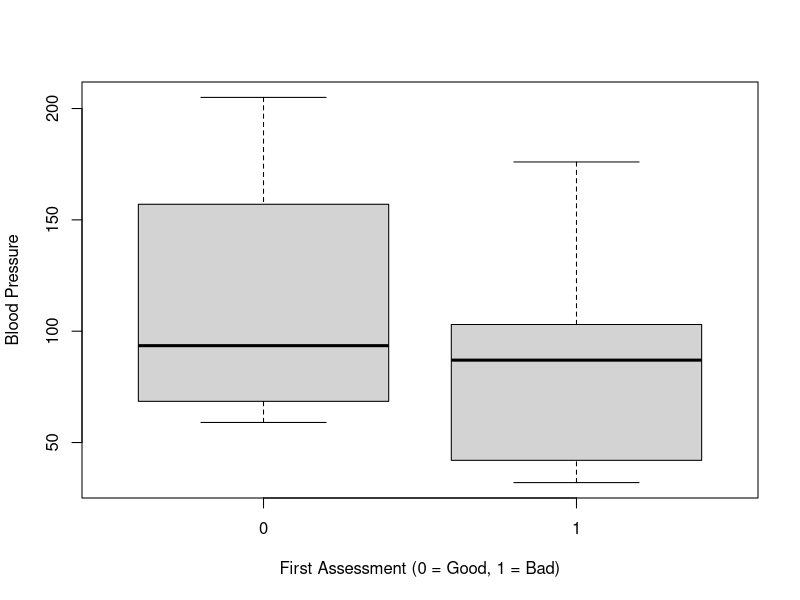
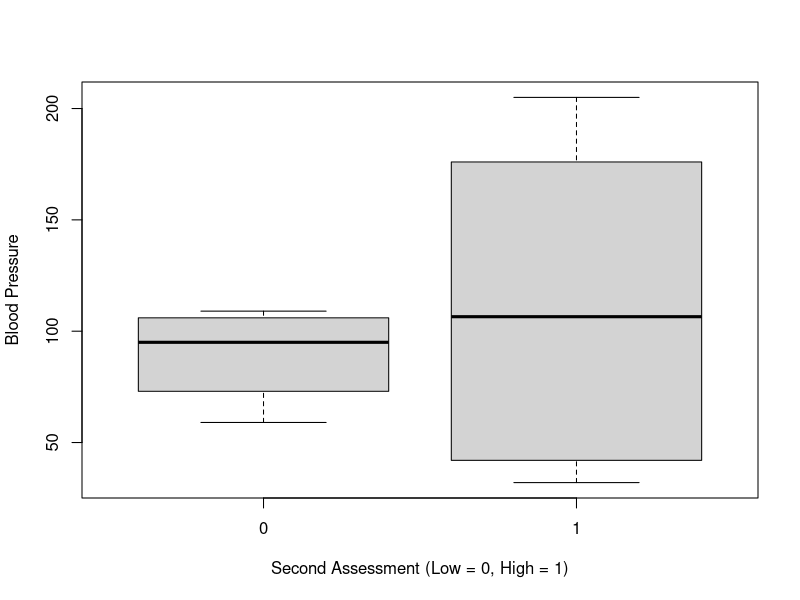
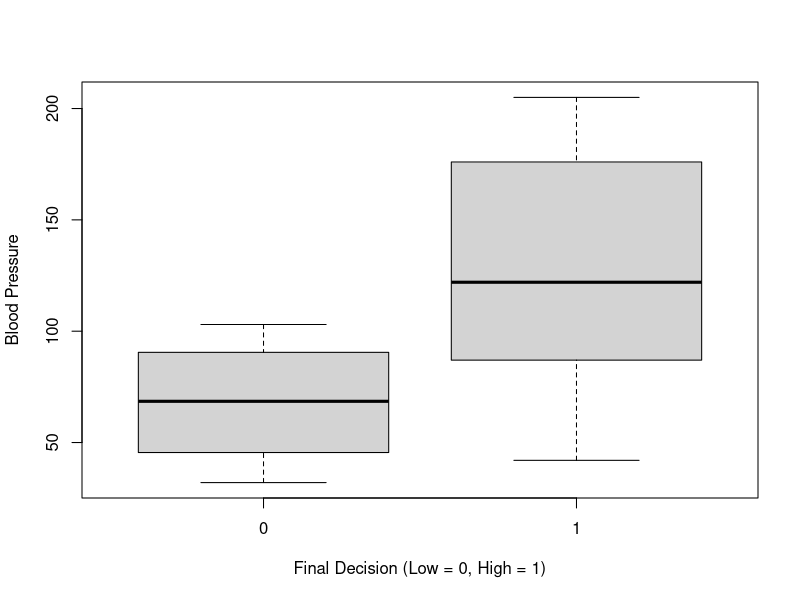
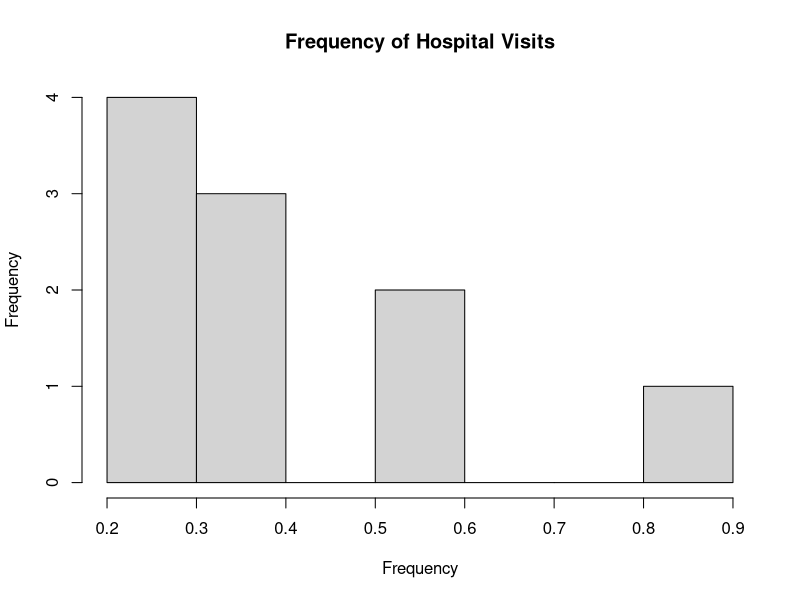
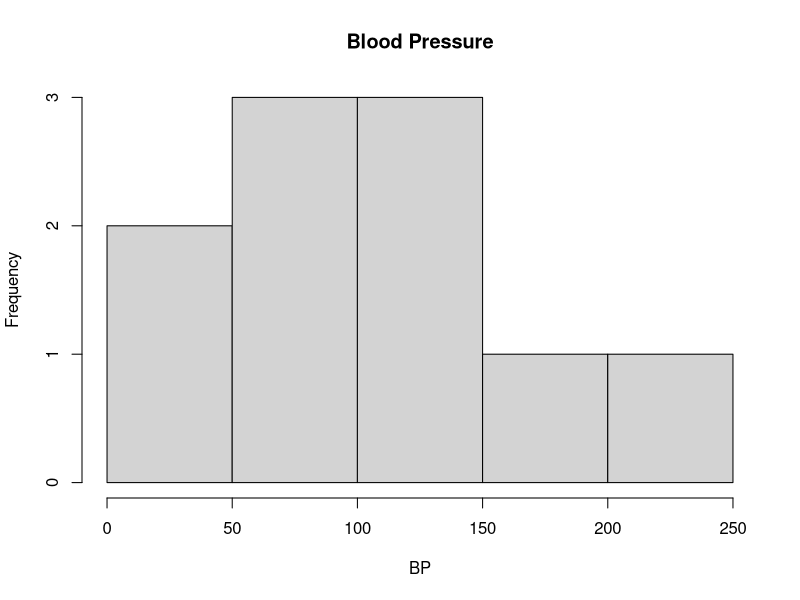
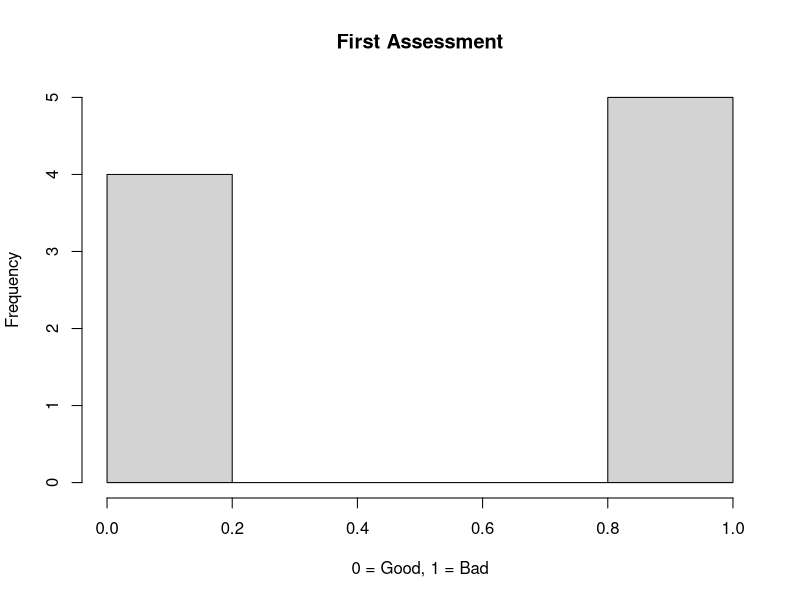
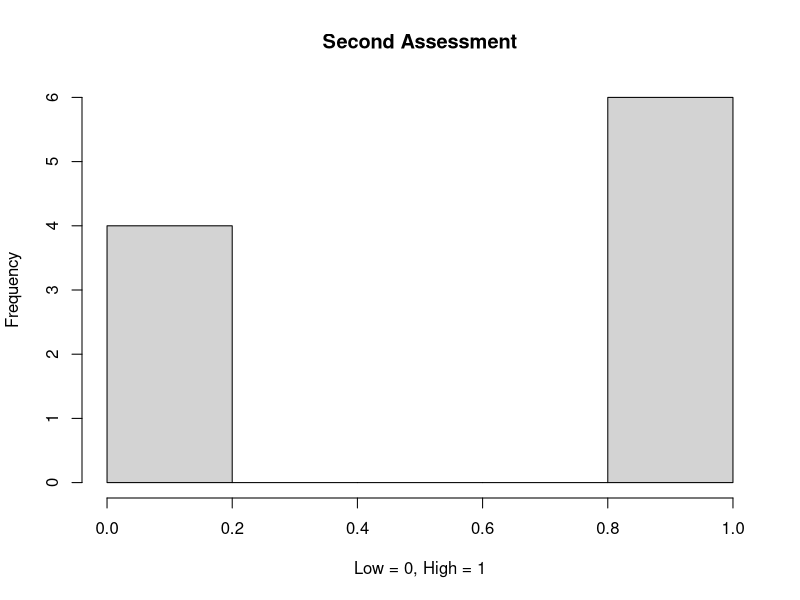
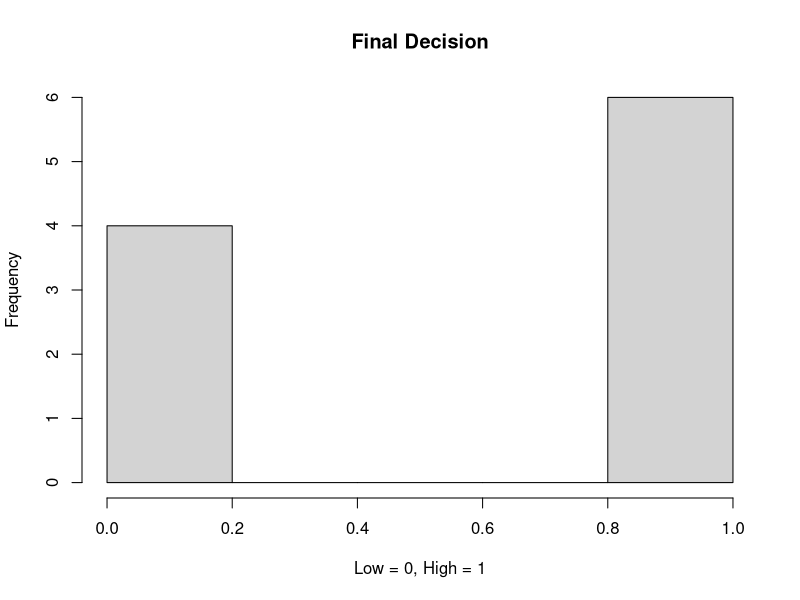

Generate these figures, in order, with R:
#Turn data into vectors
Frequency <- c(0.6, 0.3, 0.4, 0.4, 0.2, 0.6, 0.3, 0.4, 0.9, 0.2)
BP <- c(103, 87, 32, 42, 59, 109, 78, 205, 135, 176)
First <- c(1, 1, 1, 1, 0, 0, 0, 0, NA, 1)
Second <- c(0, 0, 1, 1, 0, 0, 1, 1, 1, 1)
FinalDecision <- c(0, 1, 0, 1, 0, 1, 0, 1, 1, 1)

#Convert vectors into data frame for boxplots
hospital_df <- data.frame(Frequency, BP, First, Second, FinalDecision)
boxplot(BP~First, data = hospital_df, 
        xlab="First Assessment (0 = Good, 1 = Bad)", ylab="Blood Pressure")
boxplot(BP~Second, data = hospital_df, 
        xlab = "Second Assessment (Low = 0, High = 1)", ylab = "Blood Pressure")
boxplot(BP~FinalDecision, data = hospital_df, 
        xlab = "Final Decision (Low = 0, High = 1)", ylab = "Blood Pressure")

#histograms for data frame
hist(Frequency, main = "Frequency of Hospital Visits")
hist(BP, main = "Blood Pressure")
hist(First, main = "First Assessment", xlab = "0 = Good, 1 = Bad")
hist(Second, main = "Second Assessment", xlab = "Low = 0, High = 1")
hist(FinalDecision, main = "Final Decision", xlab = "Low = 0, High = 1")
